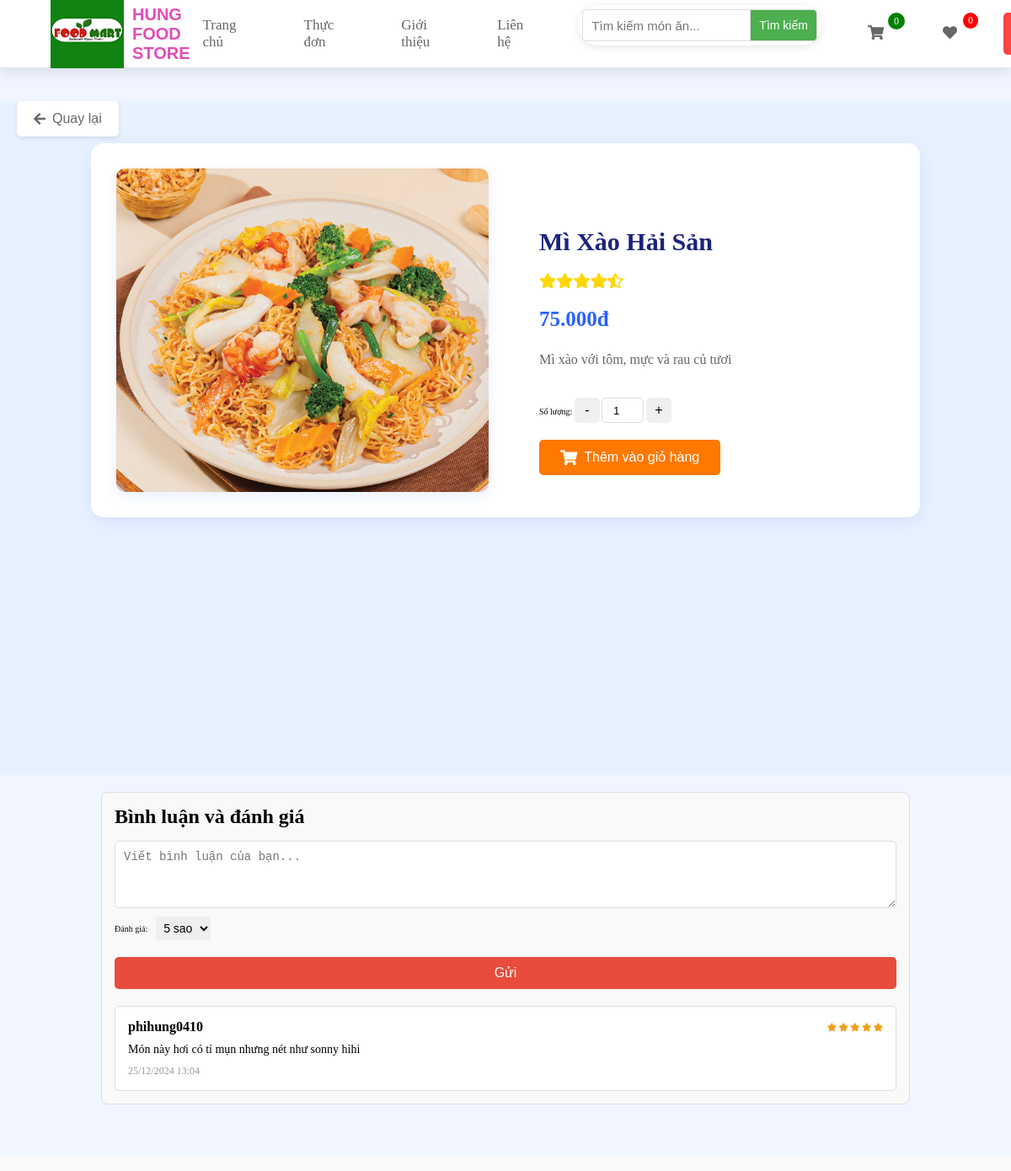
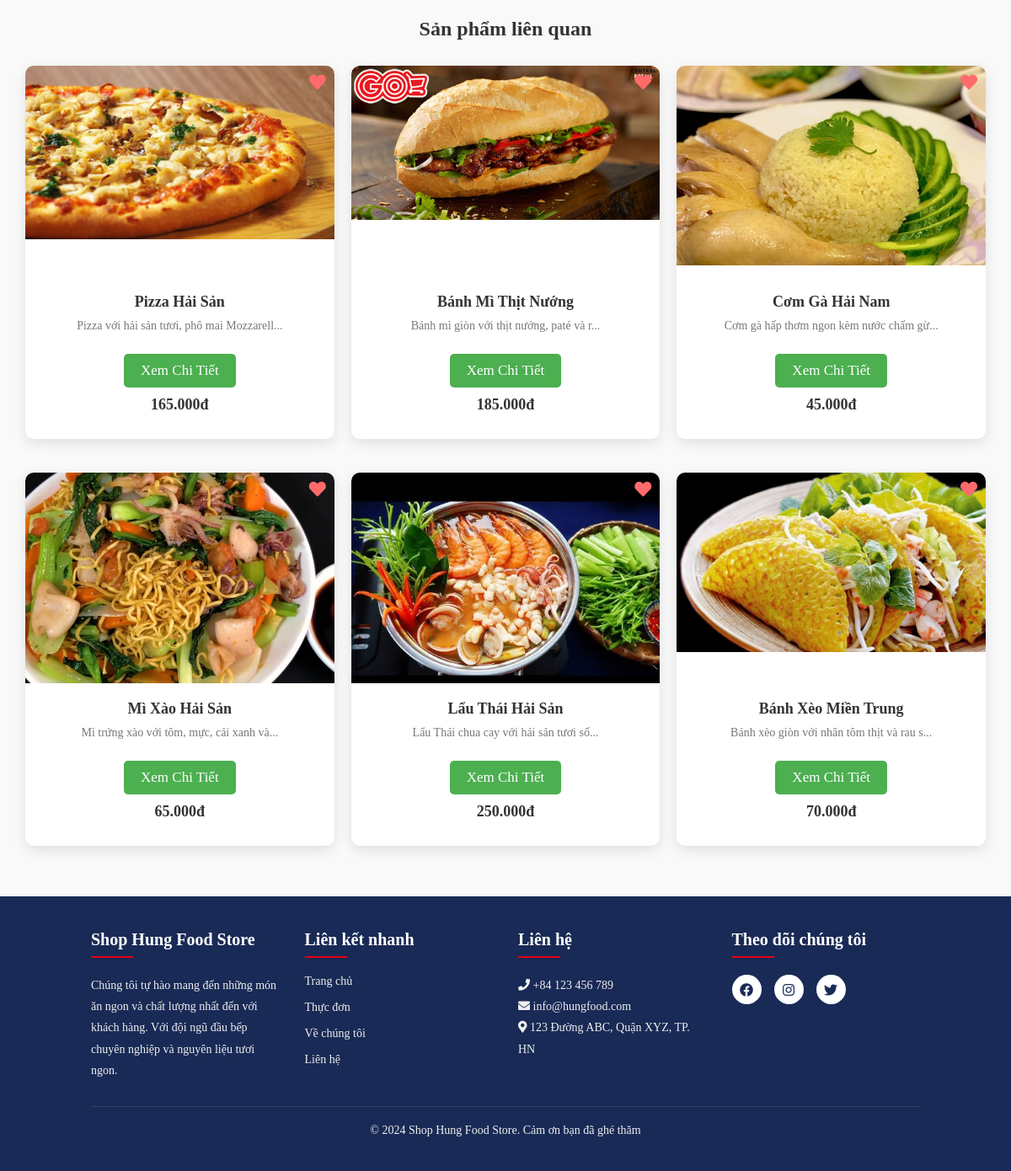
/product-detail.php?id=6 (signed in), run on the app's committed database (2 pictures, top to bottom).
### tables this page shows
CREATE TABLE `products` (
  `id` int(11) NOT NULL,
  `name` varchar(255) NOT NULL,
  `description` text DEFAULT NULL,
  `price` decimal(10,2) NOT NULL,
  `old_price` decimal(10,2) DEFAULT NULL,
  `image` varchar(255) DEFAULT NULL,
  `category` varchar(100) DEFAULT NULL,
  `rating` decimal(2,1) DEFAULT NULL,
  `created_at` timestamp NOT NULL DEFAULT current_timestamp(),
  `is_featured` tinyint(1) DEFAULT 0,
  `is_on_sale` tinyint(1) DEFAULT 0,
  `is_new` tinyint(1) DEFAULT 0
);

CREATE TABLE `reviews` (
  `id` int(11) NOT NULL,
  `product_id` int(11) NOT NULL,
  `user_id` int(11) NOT NULL,
  `rating` int(11) NOT NULL,
  `review_text` text DEFAULT NULL,
  `created_at` timestamp NOT NULL DEFAULT current_timestamp(),
  `comment` text DEFAULT NULL
);

CREATE TABLE `users` (
  `id` int(11) NOT NULL,
  `username` varchar(50) NOT NULL,
  `name` varchar(255) NOT NULL,
  `email` varchar(255) NOT NULL,
  `password` varchar(255) NOT NULL,
  `role` enum('user','admin') NOT NULL DEFAULT 'user',
  `created_at` timestamp NOT NULL DEFAULT current_timestamp(),
  `status` enum('active','inactive') NOT NULL DEFAULT 'active'
);

### product-detail.php (the view, shortened to what this page needs)
<?php
include 'config/database.php';
$product_id = isset($_GET['id']) ? (int)$_GET['id'] : 0;
$stmt = $conn->prepare("SELECT * FROM products WHERE id = :id");
$stmt->execute(['id' => $product_id]);
$product = $stmt->fetch(PDO::FETCH_ASSOC);
$keywords = explode(' ', $product['name']);
$keywords = array_map('trim', $keywords);
$keywords = array_filter($keywords);
$related_sql = "SELECT * FROM products WHERE id != :id AND (";
foreach ($keywords as $index => $keyword) {
    $related_sql .= "name LIKE :keyword$index";
    if ($index < count($keywords) - 1) {
        $related_sql .= " OR ";
    }
}
$related_sql .= ") LIMIT 6";
$related_stmt = $conn->prepare($related_sql);
$related_stmt->bindValue(':id', $product_id, PDO::PARAM_INT);
foreach ($keywords as $index => $keyword) {
    $related_stmt->bindValue(":keyword$index", "%$keyword%", PDO::PARAM_STR);
}
$related_stmt->execute();
$related_products = $related_stmt->fetchAll(PDO::FETCH_ASSOC);
$reviews_stmt = $conn->prepare("SELECT r.*, u.username FROM reviews r JOIN users u ON r.user_id = u.id WHERE r.product_id = :product_id ORDER BY r.created_at DESC");
$reviews_stmt->execute(['product_id' => $product_id]);
$reviews = $reviews_stmt->fetchAll(PDO::FETCH_ASSOC);
?>
<!DOCTYPE html>
<html lang="vi">
<head>
    <link rel="stylesheet" href="https://cdnjs.cloudflare.com/ajax/libs/font-awesome/5.15.4/css/all.min.css">
    <link rel="stylesheet" href="style.css">
</head>
<body>
    <?php include 'header.php'; ?>
    <button onclick="history.back()" class="back-btn">
        <i class="fas fa-arrow-left"></i> Quay lại
    </button>
    <section class="product-detail">
        <div class="product-container">
            <div class="product-image">
                <img src="images/<?php echo htmlspecialchars($product['image']); ?>" alt="<?php echo htmlspecialchars($product['name']); ?>">
            </div>
            <div class="product-info">
                <h1 class="product-title"><?php echo htmlspecialchars($product['name']); ?></h1>
                <div class="product-rating">
                    <?php
                    $rating = $product['rating'];
                    for ($i = 1; $i <= 5; $i++) {
                        if ($i <= $rating) {
                            echo '<i class="fas fa-star"></i>';
                        } elseif ($i - $rating < 1) {
                            echo '<i class="fas fa-star-half-alt"></i>';
                        } else {
                            echo '<i class="far fa-star"></i>';
                        }
                    }
                    ?>
                </div>
                <div class="product-price">
                    <?php echo number_format($product['price'], 0, ',', '.'); ?>đ
                </div>
                <p class="product-description">
                    <?php echo htmlspecialchars($product['description']); ?>
                </p>
                <div class="quantity-control">
                    <span>Số lượng:</span>
                    <button class="quantity-btn" onclick="decreaseQuantity()">-</button>
                    <input type="number" id="quantity" value="1" min="1" class="quantity-input">
                    <button class="quantity-btn" onclick="increaseQuantity()">+</button>
                </div>
                <button class="add-to-cart-btn" data-product-id="<?php echo $product['id']; ?>">
                    <i class="fas fa-shopping-cart"></i> Thêm vào giỏ hàng
                </button>
            </div>
        </div>
    </section>
    <section class="reviews">
        <h2>Bình luận và đánh giá</h2>
        <?php if (isset($_SESSION['user_id'])): ?>
            <form method="POST" class="review-form">
                <textarea name="comment" placeholder="Viết bình luận của bạn..." required></textarea>
                <div class="rating">
                    <span>Đánh giá:</span>
                    <select name="rating" required>
                        <option value="5">5 sao</option>
                    </select>
                </div>
                <button type="submit" class="btn">Gửi</button>
            </form>
        <?php else: ?>
            <p>Vui lòng <a href="login.php">đăng nhập</a> để bình luận và đánh giá.</p>
        <?php endif; ?>
        <div class="review-list">
            <?php foreach ($reviews as $review): ?>
                <div class="review">
                    <div class="review-header">
                        <span class="username"><?php echo htmlspecialchars($review['username']); ?></span>
                        <span class="rating">
                            <?php for ($i = 1; $i <= 5; $i++): ?>
                                <?php if ($i <= $review['rating']): ?>
                                    <i class="fas fa-star"></i>
                                <?php else: ?>
                                    <i class="far fa-star"></i>
                                <?php endif; ?>
                            <?php endfor; ?>
                        </span>
                    </div>
                    <p class="comment"><?php echo htmlspecialchars($review['comment']); ?></p>
                    <span class="date"><?php echo date('d/m/Y H:i', strtotime($review['created_at'])); ?></span>
                </div>
            <?php endforeach; ?>
        </div>
    </section>
    <section class="related-products">
        <h2>Sản phẩm liên quan</h2>
        <div class="box-container">
            <?php foreach ($related_products as $related_product): ?>
                <div class="box">
                    <div class="image">
                        <img src="images/<?php echo htmlspecialchars($related_product['image']); ?>" alt="<?php echo htmlspecialchars($related_product['name']); ?>">
                        <a href="#" class="fas fa-heart add-to-favorites" data-product-id="<?php echo $related_product['id']; ?>"></a>
                    </div>
                    <div class="content">
                        <h3><?php echo htmlspecialchars($related_product['name']); ?></h3>
                        <p class="product-desc">
                            <?php
                            $description = htmlspecialchars($related_product['description']);
                            echo substr($description, 0, 50) . (strlen($description) > 50 ? '...' : '');
                            ?>
                        </p>
                        <a href="product-detail.php?id=<?php echo $related_product['id']; ?>" class="btn">Xem Chi Tiết</a>
                        <span class="price"><?php echo number_format($related_product['price'], 0, ',', '.'); ?>đ</span>
                    </div>
                </div>
            <?php endforeach; ?>
        </div>
    </section>
    <?php include 'footer.php'; ?>
</body>
</html>

### product-detail.php (style rules this page uses)
.product-detail { margin-bottom: 10px; }
.reviews { margin-top: 10px; padding: 15px; background-color: #f9f9f9; border: 1px solid #ddd; border-radius: 8px; width: 80%; margin-left: auto; margin-right: auto; }
.reviews h2 { font-size: 24px; font-weight: bold; text-align: left; margin-bottom: 15px; }
.review-form { display: flex; flex-direction: column; gap: 10px; margin-bottom: 20px; }
.review-form textarea { width: 100%; min-height: 80px; padding: 10px; font-size: 14px; border: 1px solid #ddd; border-radius: 5px; }
.review-form .rating { display: flex; align-items: center; gap: 10px; }
.review-form .rating select { padding: 5px; font-size: 14px; }
.review-form .btn { background-color: #e74c3c; color: white; padding: 10px 20px; border: none; border-radius: 5px; cursor: pointer; font-size: 16px; }
.review-list { display: flex; flex-direction: column; gap: 15px; }
.review { background-color: white; border: 1px solid #ddd; border-radius: 5px; padding: 15px; }
.review .review-header { display: flex; justify-content: space-between; align-items: center; margin-bottom: 10px; }
.review .username { font-weight: bold; font-size: 16px; }
.review .rating i { color: #f39c12; }
.review .comment { margin-bottom: 10px; font-size: 14px; }
.review .date { font-size: 12px; color: #999; }

### data on the page
products: image (picture), name "Mì Xào Hải Sản", price "75.000", description "Mì xào với tôm, mực và rau củ tươi"
reviews: user.username "phihung0410", rating 5 (drawn), comment "Món này hơi có tí mụn nhưng nét như sonny hihi", created_at "25/12/2024 13:04"
products: image (picture), name "Pizza Hải Sản", description "Pizza với hải sản tươi, phô mai Mozzarell", price "165.000"
products: image (picture), name "Bánh Mì Thịt Nướng", description "Bánh mì giòn với thịt nướng, paté và r", price "185.000"
products: image (picture), name "Cơm Gà Hải Nam", description "Cơm gà hấp thơm ngon kèm nước chấm gừ", price "45.000"
products: image (picture), name "Mì Xào Hải Sản", description "Mì trứng xào với tôm, mực, cải xanh và", price "65.000"
products: image (picture), name "Lẩu Thái Hải Sản", description "Lẩu Thái chua cay với hải sản tươi số", price "250.000"
products: image (picture), name "Bánh Xèo Miền Trung", description "Bánh xèo giòn với nhân tôm thịt và rau s", price "70.000"

### other printed values
$cart_count "0"
$favorites_count "0"
